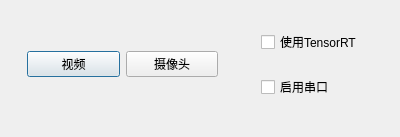
<?xml version="1.0" encoding="UTF-8"?>
<ui version="4.0">
 <class>RadarChoiceWidget</class>
 <widget class="QDialog" name="RadarChoiceWidget">
  <property name="geometry">
   <rect>
    <x>0</x>
    <y>0</y>
    <width>400</width>
    <height>137</height>
   </rect>
  </property>
  <property name="windowTitle">
   <string>Radar</string>
  </property>
  <widget class="QWidget" name="">
   <property name="geometry">
    <rect>
     <x>27</x>
     <y>14</y>
     <width>191</width>
     <height>101</height>
    </rect>
   </property>
   <layout class="QHBoxLayout" name="horizontalLayout">
    <item>
     <widget class="QPushButton" name="VideoButton">
      <property name="text">
       <string>视频</string>
      </property>
     </widget>
    </item>
    <item>
     <widget class="QPushButton" name="CameraButton">
      <property name="text">
       <string>摄像头</string>
      </property>
     </widget>
    </item>
   </layout>
  </widget>
  <widget class="QWidget" name="">
   <property name="geometry">
    <rect>
     <x>261</x>
     <y>15</y>
     <width>111</width>
     <height>101</height>
    </rect>
   </property>
   <layout class="QVBoxLayout" name="verticalLayout">
    <item>
     <widget class="QCheckBox" name="checkBoxTensorrt">
      <property name="text">
       <string>使用TensorRT</string>
      </property>
     </widget>
    </item>
    <item>
     <widget class="QCheckBox" name="checkBoxSerial">
      <property name="text">
       <string>启用串口</string>
      </property>
     </widget>
    </item>
   </layout>
  </widget>
 </widget>
 <resources/>
 <connections/>
</ui>
